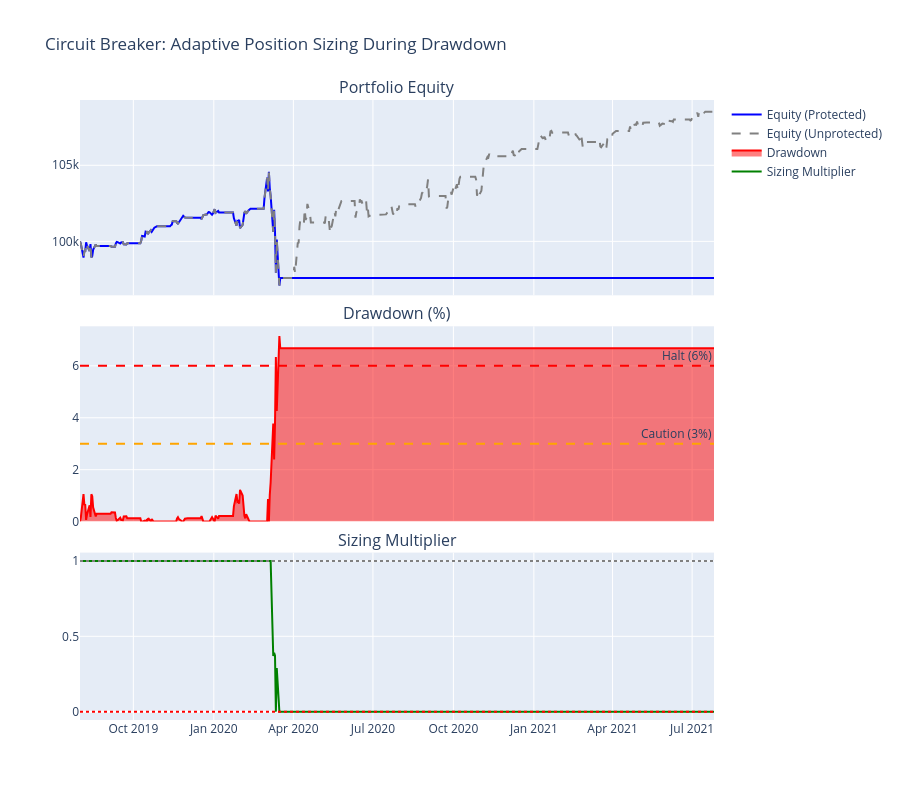

Notebook cell for this chart:
### Code cell
# Add threshold reference lines and display
if cb_strategy.multiplier_history and cb_strategy.drawdown_history:
    fig.add_hline(y=0, line_dash="dot", line_color="red", row=3, col=1)
    fig.add_hline(y=1, line_dash="dot", line_color="gray", row=3, col=1)

    fig.update_layout(height=800, title="Circuit Breaker: Adaptive Position Sizing During Drawdown")
    fig.show()

### Figure 1 — Plotly figure (JSON) as saved in the notebook; plotly's stock layout.template omitted (floating-point values rounded to 4 significant figures; data arrays with more than 128 entries replaced by an {"elided": "..."} marker saying what was removed)
{"data": [{"line": {"color": "blue"}, "name": "Equity (Protected)", "type": "scatter", "x": {"elided": "500 str values"}, "xaxis": "x", "y": {"elided": "500 float values"}, "yaxis": "y"}, {"line": {"color": "gray", "dash": "dash"}, "name": "Equity (Unprotected)", "type": "scatter", "x": {"elided": "500 str values"}, "xaxis": "x", "y": {"elided": "500 float values"}, "yaxis": "y"}, {"fill": "tozeroy", "line": {"color": "red"}, "name": "Drawdown", "type": "scatter", "x": {"elided": "500 str values"}, "xaxis": "x2", "y": {"elided": "500 float values"}, "yaxis": "y2"}, {"line": {"color": "green"}, "name": "Sizing Multiplier", "type": "scatter", "x": {"elided": "500 str values"}, "xaxis": "x3", "y": {"elided": "500 float values"}, "yaxis": "y3"}], "layout": {"annotations": [{"font": {"size": 16}, "showarrow": false, "text": "Portfolio Equity", "x": 0.5, "xanchor": "center", "xref": "paper", "y": 1.0, "yanchor": "bottom", "yref": "paper"}, {"font": {"size": 16}, "showarrow": false, "text": "Drawdown (%)", "x": 0.5, "xanchor": "center", "xref": "paper", "y": 0.635, "yanchor": "bottom", "yref": "paper"}, {"font": {"size": 16}, "showarrow": false, "text": "Sizing Multiplier", "x": 0.5, "xanchor": "center", "xref": "paper", "y": 0.27, "yanchor": "bottom", "yref": "paper"}, {"showarrow": false, "text": "Caution (3%)", "x": 1, "xanchor": "right", "xref": "x2 domain", "y": 3.0, "yanchor": "bottom", "yref": "y2"}, {"showarrow": false, "text": "Halt (6%)", "x": 1, "xanchor": "right", "xref": "x2 domain", "y": 6.0, "yanchor": "bottom", "yref": "y2"}], "height": 800, "shapes": [{"line": {"color": "orange", "dash": "dash"}, "type": "line", "x0": 0, "x1": 1, "xref": "x2 domain", "y0": 3.0, "y1": 3.0, "yref": "y2"}, {"line": {"color": "red", "dash": "dash"}, "type": "line", "x0": 0, "x1": 1, "xref": "x2 domain", "y0": 6.0, "y1": 6.0, "yref": "y2"}, {"line": {"color": "red", "dash": "dot"}, "type": "line", "x0": 0, "x1": 1, "xref": "x3 domain", "y0": 0, "y1": 0, "yref": "y3"}, {"line": {"color": "gray", "dash": "dot"}, "type": "line", "x0": 0, "x1": 1, "xref": "x3 domain", "y0": 1, "y1": 1, "yref": "y3"}], "title": {"text": "Circuit Breaker: Adaptive Position Sizing During Drawdown"}, "xaxis": {"anchor": "y", "domain": [0.0, 1.0], "matches": "x3", "showticklabels": false}, "xaxis2": {"anchor": "y2", "domain": [0.0, 1.0], "matches": "x3", "showticklabels": false}, "xaxis3": {"anchor": "y3", "domain": [0.0, 1.0]}, "yaxis": {"anchor": "x", "domain": [0.685, 1.0]}, "yaxis2": {"anchor": "x2", "domain": [0.32, 0.635]}, "yaxis3": {"anchor": "x3", "domain": [0.0, 0.27]}}}
